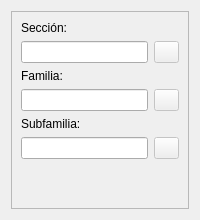
         <widget class="QWidget" name="tab">
          <attribute name="title">
           <string>grupos</string>
          </attribute>
          <layout class="QGridLayout" name="gridLayout_32">
           <item row="0" column="0">
            <widget class="QFrame" name="FrameRF_2">
             <property name="minimumSize">
              <size>
               <width>0</width>
               <height>0</height>
              </size>
             </property>
             <property name="frameShape">
              <enum>QFrame::Shape::StyledPanel</enum>
             </property>
             <property name="frameShadow">
              <enum>QFrame::Shadow::Raised</enum>
             </property>
             <layout class="QVBoxLayout" name="verticalLayout_5">
              <item>
               <widget class="QLabel" name="label_9">
                <property name="text">
                 <string>Sección:</string>
                </property>
               </widget>
              </item>
              <item>
               <layout class="QHBoxLayout" name="horizontalLayout_2">
                <item>
                 <widget class="QLineEdit" name="txtseccion">
                  <property name="enabled">
                   <bool>true</bool>
                  </property>
                  <property name="autoFillBackground">
                   <bool>false</bool>
                  </property>
                  <property name="readOnly">
                   <bool>true</bool>
                  </property>
                  <property name="locateField" stdset="0">
                   <bool>true</bool>
                  </property>
                 </widget>
                </item>
                <item>
                 <widget class="QPushButton" name="botBuscarSeccion">
                  <property name="enabled">
                   <bool>false</bool>
                  </property>
                  <property name="sizePolicy">
                   <sizepolicy hsizetype="Preferred" vsizetype="Fixed">
                    <horstretch>0</horstretch>
                    <verstretch>0</verstretch>
                   </sizepolicy>
                  </property>
                  <property name="maximumSize">
                   <size>
                    <width>25</width>
                    <height>16777215</height>
                   </size>
                  </property>
                  <property name="toolTip">
                   <string>&lt;html&gt;&lt;head/&gt;&lt;body&gt;&lt;p&gt;Asociar Sección.&lt;/p&gt;&lt;/body&gt;&lt;/html&gt;</string>
                  </property>
                  <property name="text">
                   <string/>
                  </property>
                  <property name="icon">
                   <iconset resource="../designer.qrc">
                    <normaloff>:/PNG/resources/icons/png/search.png</normaloff>:/PNG/resources/icons/png/search.png</iconset>
                  </property>
                  <property name="iconSize">
                   <size>
                    <width>16</width>
                    <height>16</height>
                   </size>
                  </property>
                 </widget>
                </item>
               </layout>
              </item>
              <item>
               <widget class="QLabel" name="label_10">
                <property name="text">
                 <string>Familia:</string>
                </property>
               </widget>
              </item>
              <item>
               <layout class="QHBoxLayout" name="horizontalLayout_6">
                <item>
                 <widget class="QLineEdit" name="txtfamilia">
                  <property name="enabled">
                   <bool>true</bool>
                  </property>
                  <property name="autoFillBackground">
                   <bool>false</bool>
                  </property>
                  <property name="readOnly">
                   <bool>true</bool>
                  </property>
                  <property name="locateField" stdset="0">
                   <bool>true</bool>
                  </property>
                 </widget>
                </item>
                <item>
                 <widget class="QPushButton" name="botBuscarFamilia">
                  <property name="enabled">
                   <bool>false</bool>
                  </property>
                  <property name="sizePolicy">
                   <sizepolicy hsizetype="Preferred" vsizetype="Fixed">
                    <horstretch>0</horstretch>
                    <verstretch>0</verstretch>
                   </sizepolicy>
                  </property>
                  <property name="maximumSize">
                   <size>
                    <width>25</width>
                    <height>16777215</height>
                   </size>
                  </property>
                  <property name="text">
                   <string/>
                  </property>
                  <property name="icon">
                   <iconset resource="../designer.qrc">
                    <normaloff>:/PNG/resources/icons/png/search.png</normaloff>:/PNG/resources/icons/png/search.png</iconset>
                  </property>
                  <property name="iconSize">
                   <size>
                    <width>16</width>
                    <height>16</height>
                   </size>
                  </property>
                 </widget>
                </item>
               </layout>
              </item>
              <item>
               <widget class="QLabel" name="label_11">
                <property name="text">
                 <string>Subfamilia:</string>
                </property>
               </widget>
              </item>
              <item>
               <layout class="QHBoxLayout" name="horizontalLayout_7">
                <item>
                 <widget class="QLineEdit" name="txtsubfamilia">
                  <property name="enabled">
                   <bool>true</bool>
                  </property>
                  <property name="autoFillBackground">
                   <bool>false</bool>
                  </property>
                  <property name="readOnly">
                   <bool>true</bool>
                  </property>
                  <property name="locateField" stdset="0">
                   <bool>true</bool>
                  </property>
                 </widget>
                </item>
                <item>
                 <widget class="QPushButton" name="botBuscarSubfamilia">
                  <property name="enabled">
                   <bool>false</bool>
                  </property>
                  <property name="sizePolicy">
                   <sizepolicy hsizetype="Preferred" vsizetype="Fixed">
                    <horstretch>0</horstretch>
                    <verstretch>0</verstretch>
                   </sizepolicy>
                  </property>
                  <property name="maximumSize">
                   <size>
                    <width>25</width>
                    <height>16777215</height>
                   </size>
                  </property>
                  <property name="text">
                   <string/>
                  </property>
                  <property name="icon">
                   <iconset resource="../designer.qrc">
                    <normaloff>:/PNG/resources/icons/png/search.png</normaloff>:/PNG/resources/icons/png/search.png</iconset>
                  </property>
                  <property name="iconSize">
                   <size>
                    <width>16</width>
                    <height>16</height>
                   </size>
                  </property>
                 </widget>
                </item>
               </layout>
              </item>
              <item>
               <spacer name="verticalSpacer_7">
                <property name="orientation">
                 <enum>Qt::Orientation::Vertical</enum>
                </property>
                <property name="sizeHint" stdset="0">
                 <size>
                  <width>20</width>
                  <height>40</height>
                 </size>
                </property>
               </spacer>
              </item>
             </layout>
            </widget>
           </item>
          </layout>
         </widget>
